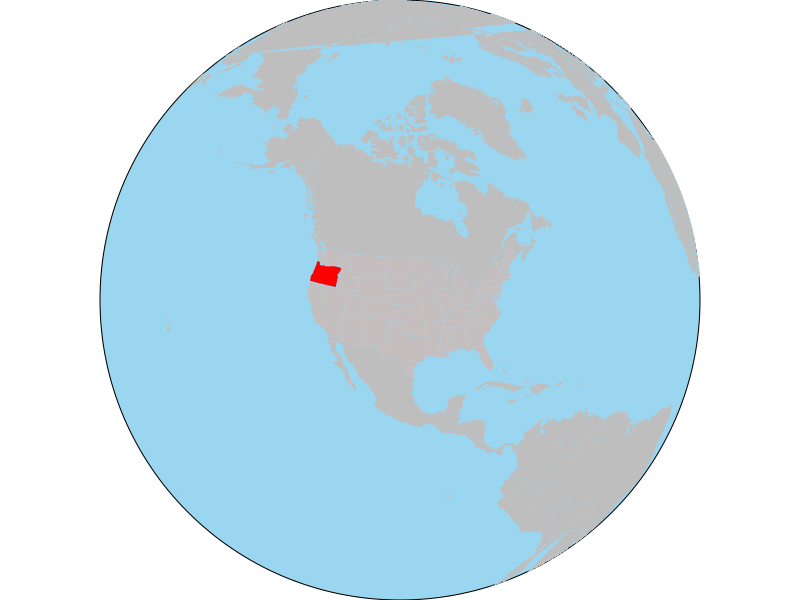

R code for this plot:

## This script is to make the Globe plot.

library(tidyverse)
library(rnaturalearth)

# world data full 
world_full <- ne_countries(scale = "medium", returnclass = "sf")
world_data <- filter(world_full, continent != "Antarctica")

# world lat&long
world<-map_data(map = "world") 

my_world_data<- world %>%
  full_join(world_data, by = c("region"="name")) %>%
  select(long,lat,group,order,region,region_wb)

# states lat&long
states <- map_data("state")
states_oregon<-states %>% filter(region=="oregon")

# grob for globe water
g <- grid::circleGrob(gp = grid::gpar(fill = "#9ad6f0",color="#47bccf"))

world<-ggplot() +
  geom_polygon(data=my_world_data,
               aes(x=long,y=lat,group=group),
               fill="gray",color="#9ad6f0",size=0.05) + 
  geom_polygon(data = states,aes(x = long, y = lat, group = group),
               fill="pink",color="#9ad6f0",size=0.05,alpha=0.1)+
  geom_polygon(data = states_oregon,aes(x = long, y = lat, group = group),
               fill="red",color="#9ad6f0",size=0.3)+
  coord_map("ortho", orientation = c(40.84419442708065, -100.20830051641454,0)) + #c(3.849945, -103.525750, 0))+ 
  theme_void() 

library(cowplot)
globe <- ggdraw() +
  draw_grob(g, scale = 1,x = 0,y = 0) +
  draw_plot(world)

globe

# ggsave(here::here("data/2022/w31_frogs/container/images/globe.png"),dpi=320,bg="white")
